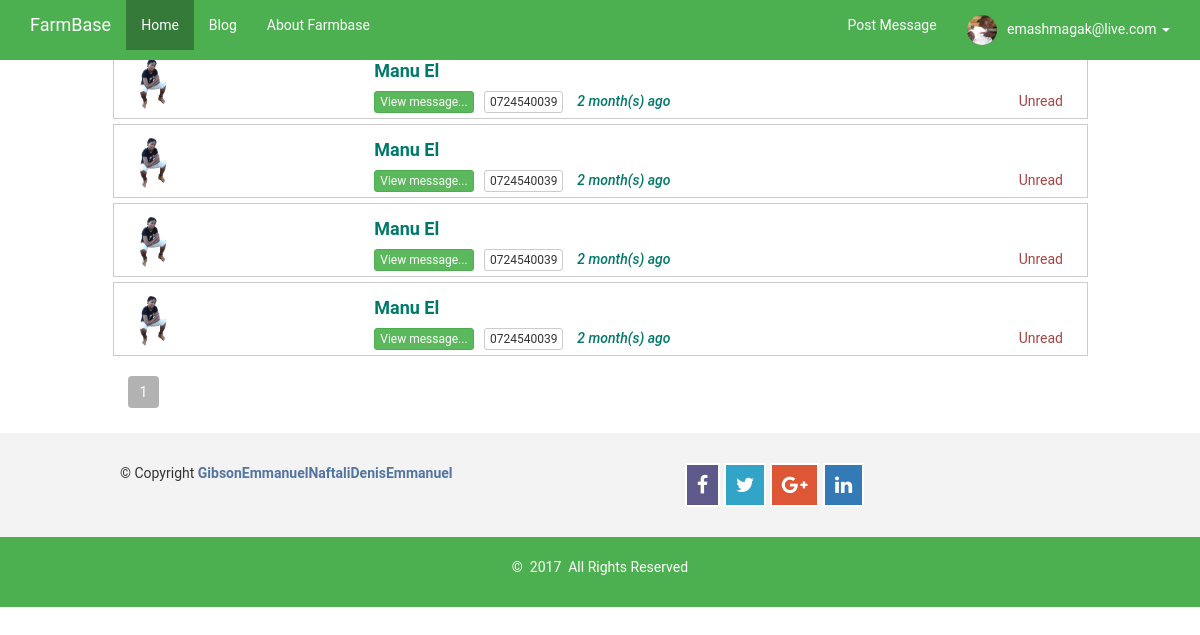
/consultant_inbox.php (signed in), run on an earlier commit of the app's database.
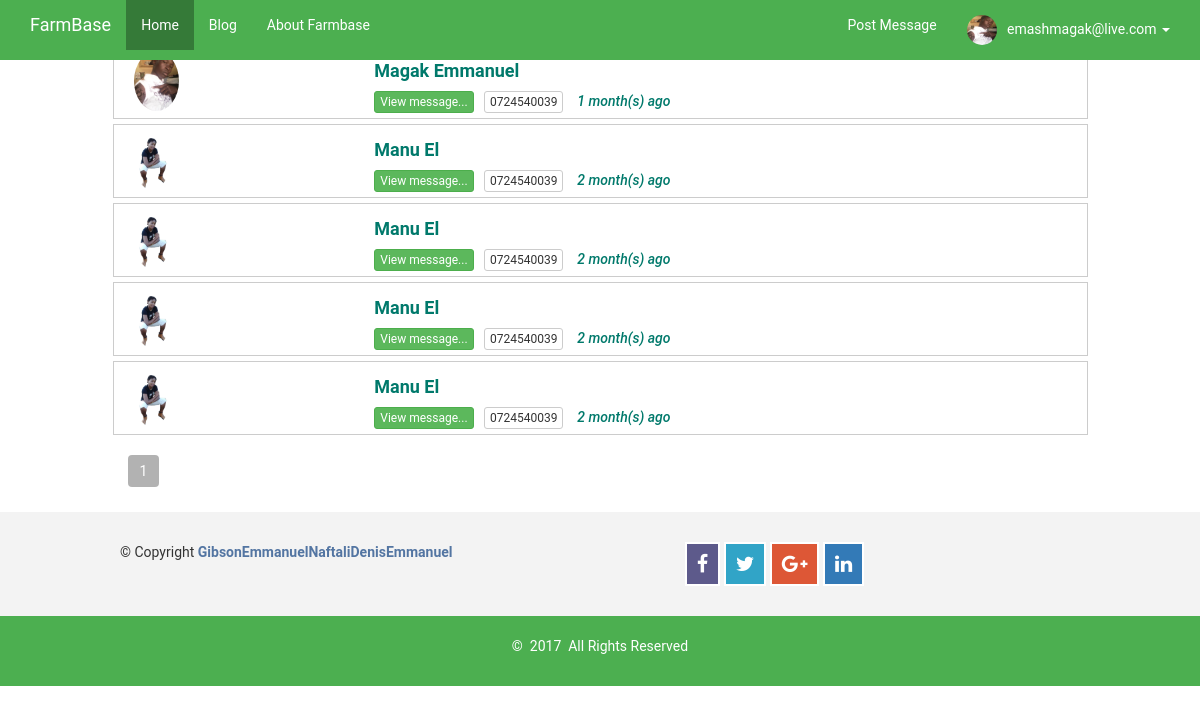
And on a later commit of the database.
### tables this page shows
CREATE TABLE `tbl_consultants` (
  `ID` int(11) NOT NULL,
  `name` varchar(100) NOT NULL,
  `email` varchar(100) NOT NULL,
  `phone` varchar(100) NOT NULL,
  `photo` varchar(100) NOT NULL,
  `pass` varchar(500) NOT NULL
);

CREATE TABLE `sent_messages_cons` (
  `ID` int(11) NOT NULL,
  `name` varchar(100) NOT NULL,
  `senderEmail` varchar(100) NOT NULL,
  `phone` varchar(100) NOT NULL,
  `message` longtext NOT NULL,
  `postID` varchar(100) NOT NULL,
  `receiverEmail` varchar(100) NOT NULL,
  `cartegory` varchar(100) NOT NULL,
  `status` varchar(10) NOT NULL,
  `timer` timestamp NOT NULL DEFAULT CURRENT_TIMESTAMP ON UPDATE CURRENT_TIMESTAMP
);

CREATE TABLE `tbl_farmers` (
  `ID` int(11) NOT NULL,
  `name` varchar(100) NOT NULL,
  `email` varchar(100) NOT NULL,
  `phone` varchar(100) NOT NULL,
  `photo` varchar(100) NOT NULL,
  `pass` varchar(500) NOT NULL,
  `hidden` varchar(5) NOT NULL
);

### consultants/class.consultant.php (called while the page is built, shortened)
<?php
class CONSULTANT
{
	private $conn;
	public function __construct()
	{
		$database = new Database();
		$db = $database->dbConnection();
		$this->conn = $db;
    }
	public function runQuery($sql)
	{
		$stmt = $this->conn->prepare($sql);
		return $stmt;
	}
	public function is_logged_in()
	{
		if(isset($_SESSION['consultantSession']))
		{
			return true;
		}
	}
}

### class.message_cons.php (the view, shortened to what this page needs)
<?php
class paginate
{
	function __construct()
	{
		$database = new Database();
		$db = $database->dbConnection();
		$this->conn = $db;
	}
	public function dataview($query)
	{
		$stmt = $this->conn->prepare($query);
		$stmt->execute();
		if($stmt->rowCount()>0)
		{
			while($row=$stmt->fetch(PDO::FETCH_ASSOC))
			{
				?>
			 <a href="consultant_inbox_view.php?message=<?php echo $row['ID']; ?>">
              <div class="col-md-10 col-md-offset-1  col-xs-12 col-sm-12 row-eq-height __card"  id="mauni">
                <div class="col-md-3 col-sm-3 col-xs-3">
               <?php
                            $stmt1 = $this->conn->prepare("SELECT * FROM tbl_consultants WHERE name=:email_id AND photo!=''");
                            $stmt1->execute(array(":email_id"=>$row['name']));
                            if ($stmt1->rowCount() > 0) {
                                $rower = $stmt1->fetch(PDO::FETCH_ASSOC);?>
                                <span class="photo"><img class=" img-circle" alt="avatar" src="consultants/consult_images/<?php echo $rower['photo']; ?>" height="60px"></span>
                       <?php     } else {
                            $stmt1 = $stmt1 = $this->conn->prepare("SELECT * FROM tbl_farmers WHERE name=:email_id AND photo!=''");
                            $stmt1->execute(array(":email_id"=>$row['name']));
                            if ($stmt1->rowCount() > 0) {
                                $rower = $stmt1->fetch(PDO::FETCH_ASSOC);?>
                                <span class="photo"><img class=" img-circle" alt="avatar" src="farmer_images/<?php echo $rower['photo']; ?>" height="60px"></span>
                      <?php } else { ?>
                                <span class="photo"><img class=" img-circle" alt="avatar" src="img/user.png" height="60px"></span>
                      <?php }
                        } ?>
               	</div>
                <div class="col-md-9 col-sm-9 col-xs-9">
	                <a href="consultant_inbox_view.php?message=<?php echo $row['ID']; ?>"><h4 class="itemed h4"><b><?php echo $row['name']; ?></b></h4></a>
					  <a href="consultant_inbox_view.php?message=<?php echo $row['ID']; ?>"><button class="btn btn-success btn-xs" type="submit" name="btn-more" value="<?php echo $row['ID']; ?>">View message...</button></a>&nbsp;&nbsp;
	                   <span  class="priced btn btn-default btn-xs"> <?php echo $row['phone']; ?></span>&nbsp;&nbsp;&nbsp;
	                    <span class="itemed h5 " style="font-style: italic;"><?php
	                    			$timed = $row['timer'];
								   $timestamp = strtotime($timed);
								   $strTime = array("second", "minute", "hour", "day", "month", "year");
								   $length = array("60","60","24","30","12","10");
								   $currentTime = time();
								   if($currentTime >= $timestamp) {
										$diff     = time()- $timestamp;
										for($i = 0; $diff >= $length[$i] && $i < count($length)-1; $i++) {
										$diff = $diff / $length[$i];
										}
										$diff = round($diff);
										echo $diff . " " . $strTime[$i] . "(s) ago ";
								   } ?></span>
		<?php if($row['status']=='' || $row['status']=='unread'){ ?>
					  <span class="pull-right text-danger">Unread&nbsp;</span><br>
		<?php } ?>
               </div><br>
            </div>
            </a>
                <?php
			}
		}
		else
		{
			?>
            <tr>
            <td>Nothing here...</td>
            </tr>
            <?php
		}
	}
	public function paginglink($query,$records_per_page)
	{
		$self = $_SERVER['PHP_SELF'];
		$stmt = $this->conn->prepare($query);
		$stmt->execute();
		$total_no_of_records = $stmt->rowCount();
		if($total_no_of_records > 0)
		{
			?><tr><td colspan="3"><?php
			$total_no_of_pages=ceil($total_no_of_records/$records_per_page);
			$current_page=1;
			for($i=1;$i<=$total_no_of_pages;$i++)
			{
				if($i==$current_page)
				{
					echo "<li class='active'><a href='".$self."?page_no=".$i."'>".$i."</a></li>";
				}
				else
				{
					echo "<li><a  href='".$self."?page_no=".$i."'>".$i."</a>&nbsp;&nbsp;</li>";
				}
			}
			?></td></tr><?php
		}
	}
}

### consultant_inbox.php (shortened to what this page needs)
<?php
require_once 'consultants/class.consultant.php';
$farmer_home_post = new Database();
if($farmer_home_post->dbConnection())
	{
		include_once 'class.message_cons.php';
		$paginate = new paginate();
	}
	$admin_home = new CONSULTANT();
	if($admin_home->is_logged_in()){
	$stmt = $admin_home->runQuery("SELECT * FROM tbl_consultants WHERE email=:email_id");
	$stmt->execute(array(":email_id"=>$_SESSION['consultantSession']));
	$row = $stmt->fetch(PDO::FETCH_ASSOC);
}
?>
<!DOCTYPE html>
<html>
	<head>
		<link href="#SSS" rel="stylesheet" type="text/css" />
		 <link href="css/style.css" rel="stylesheet">
		<link href="css/bootstrap.min.css" rel="stylesheet" type="text/css" />
		 <link href="font/css/font-awesome.css" rel="stylesheet" />
	</head>
	<body>
	<section>
		<nav class="navbar navbar-default navbar-fixed-top">
      <div class="container">
        <div class="navbar-header">
          <a class="navbar-brand" href="index">FarmBase</a>
        </div>
        <div id="navbar" class="navbar-collapse collapse">
          <ul class="nav navbar-nav">
            <li class="active"><a href="index">Home</a></li>
            <li><a href="blog">Blog</a></li>
            <li><a href="about">About Farmbase</a></li>
          </ul>
          <ul class="nav navbar-nav navbar-right">
<?php
if($admin_home->is_logged_in() ) {
 	?>
 	 <li><a href="consultants/home"><span class="glyphicon glyphicon"></span>&nbsp;Post Message</a></li>
	 <li class="dropdown">
              <a href="#" class="dropdown-toggle" data-toggle="dropdown" role="button" aria-haspopup="true" aria-expanded="false">
              	<?php
					if(isset($pic)){
						echo $pic;
					} else { ?>
					<img class="img-circle " src="consultants/consult_images/<?php echo $row['photo']; ?>"  style=" padding:0px;"  height=50px />
				<?php
				}?>
			  <span class=""></span>&nbsp; <?php echo $row['email']; ?>&nbsp;<span class="caret"></span></a>
            </li><?php } ?>
          </ul>
        </div>
      </div>
    </nav>
   	 <div class="col-lg-2 col-lg-offset-5">
		<br style="margin: 15px;">
	</div>
    <section>
    <div class="container" id="panel_post">
		                   <?php
		                   $namer = $row['name'];
		                    $query = "SELECT * FROM sent_messages_cons WHERE receiverEmail='$namer' ORDER BY ID DESC";
		                    $records_per_page=10;
		                    $newquery = $paginate->paging($query,$records_per_page);
		                    $paginate->dataview($newquery);
		                    ?>
		                  <div class="clearfix"></div>
		                 <div class=" col-md-10 col-xs-12 col-md-offset-1">
		                 	<ul class="pagination">
		                    <?php
		                    $paginate->paginglink($query,$records_per_page);
		                    ?>
		                    </ul>
		                 </div>
        </div>
    </section>
	<?php
	include 'footer.php';
	?>
	</body>
</html>

### footer.php (shortened to what this page needs)
<footer>
 		 <div class="footer-middle">
			<div class="container">
			  <div class="row">
			  <div class="col-lg-6 col-md-6 col-sm-6 col-xs-12">
				<div class="footer-copyright">
				  <p>&copy; Copyright  <a href="./index">GibsonEmmanuelNaftaliDenisEmmanuel</a></p>
				</div>
			  </div>
			  <div class="col-lg-6 col-md-6 col-sm-6 col-xs-12">
				<div class="footer-social">
					<a href="#"><span class="fa fa-facebook"></span></a>
					<a href="#"><span class="fa fa-twitter"></span></a>
					<a href="#"><span class="fa fa-google-plus"></span></a>
					<a href=""><span class="fa fa-linkedin"></span></a>
				</div>
			  </div>
			</div>
			</div>
		  </div>
		<div class="col-md-12">
			<div class="col-md-6 col-md-offset-3 text-center">
				<p>&copy; &nbsp;<?php echo date('Y'); ?> &nbsp;All Rights Reserved </p>
			</div>
		</div>
	</footer>

### css/style.css (style rules this page uses)
html , body { font-family: 'Roboto', sans-serif !important; }
.navbar-fixed-top, #navbar, #myTab { background-color:#4CAF50 !important; border: none!important; }
.dropdown-toggle { background-color:#4CAF50 !important; }
ul .active a { background-color:rgba(0,0,0,0.3) !important; border: none!important; }
.nav li a, .navbar-brand { color: #fff!important; border: none!important; border-radius: 0px!important; }
.dropdown-toggle img { width: 30px!important; height: 30px!important; padding: 0px!important; }
#panel_post { width: 100%; margin-top: -20px!important; }
#mauni { padding: 5px; }
.itemed { color: #00796b!important; }
footer .col-md-12 { color: #fff; padding: 20px; width: 100%; background-color: #4CAF50!important; }
.__card { box-shadow: none !important; border:1px solid rgba(0,0,0,0.2); margin-top:5px; }
a { text-decoration: none; }
ul { list-style: none; }
.footer-middle .container { width: 100%; padding: 30px 10%; background-color: #F3F3F3; }
.footer-middle p a { color: #5375A2; font-weight: 600; }
.footer-social { margin-left: 15%; }
.footer-social .fa { padding: 10px; font-size: 20px; }
.fa-facebook { border: 2px solid #fff; background-color: #5D5A8B; color: #fff; }
.fa-google-plus { background-color: #DD5736; color: #fff; border: 2px solid #fff; }
.fa-twitter { color:#fff ; border: 2px solid #fff; background-color: #31A4C7; }
.fa-linkedin { border: 2px solid #fff; color: #fff; background-color: #337AB7; }
.col-lg-2 { width: 100%!important; margin: 10px!important; }

What changed in the data, as far as the page shows it:
added sent_messages_cons: tbl_consultants.photo (picture), name "Magak Emmanuel", $row['ID'] 5 (drawn), phone "0724540039", diff "1", i "month"
changed sent_messages_cons (number 2 of 5 on the later page): no longer shows "Unread"
changed sent_messages_cons (number 3 of 5 on the later page): no longer shows "Unread"
changed sent_messages_cons (number 4 of 5 on the later page): no longer shows "Unread"
changed sent_messages_cons (number 5 of 5 on the later page): no longer shows "Unread"
